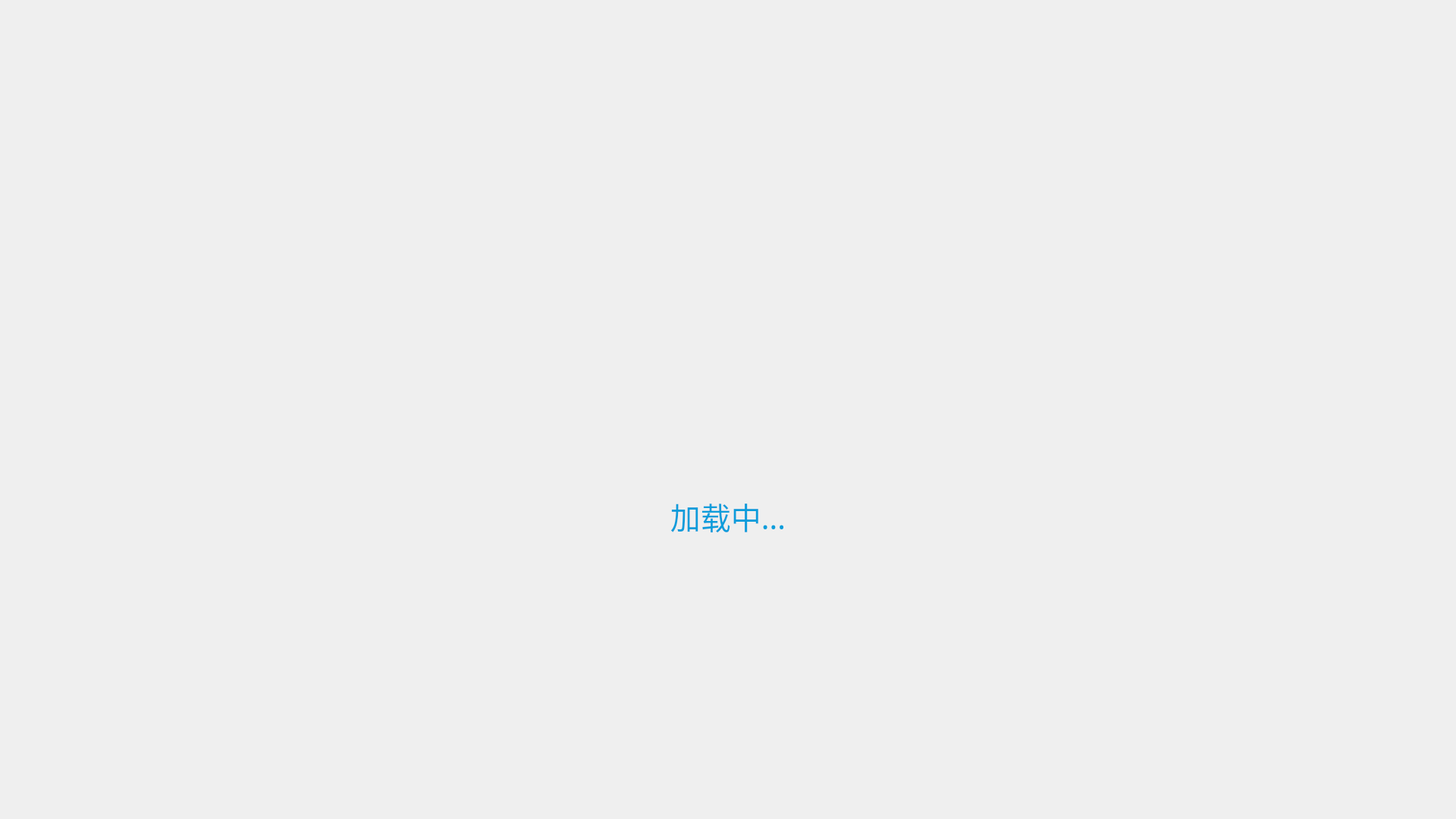
<?xml version="1.0" encoding="UTF-8"?>
<ui version="4.0">
 <class>WaitingDialog</class>
 <widget class="QDialog" name="WaitingDialog">
  <property name="geometry">
   <rect>
    <x>0</x>
    <y>0</y>
    <width>1920</width>
    <height>1080</height>
   </rect>
  </property>
  <property name="windowTitle">
   <string>Dialog</string>
  </property>
  <property name="styleSheet">
   <string notr="true">#WaitingDialog{border-image: url(:/new/prefix1/release/source/image/dialog/waiting.png);}</string>
  </property>
  <widget class="QLabel" name="gif_Label">
   <property name="geometry">
    <rect>
     <x>810</x>
     <y>320</y>
     <width>300</width>
     <height>300</height>
    </rect>
   </property>
   <property name="text">
    <string/>
   </property>
  </widget>
  <widget class="QLabel" name="text_Label">
   <property name="geometry">
    <rect>
     <x>760</x>
     <y>650</y>
     <width>400</width>
     <height>60</height>
    </rect>
   </property>
   <property name="font">
    <font>
     <family>黑体</family>
     <pointsize>30</pointsize>
    </font>
   </property>
   <property name="styleSheet">
    <string notr="true">color: #0D9DDB;</string>
   </property>
   <property name="text">
    <string>加载中...</string>
   </property>
   <property name="alignment">
    <set>Qt::AlignCenter</set>
   </property>
  </widget>
 </widget>
 <resources/>
 <connections/>
</ui>
